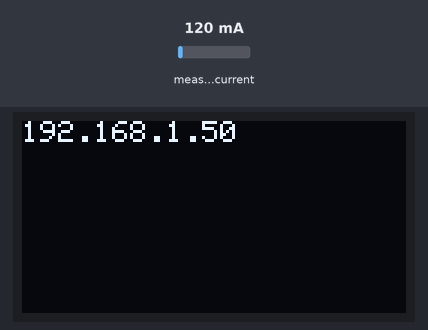
This sketch was run on a simulated ESP8266 (Wemos D1 mini). Shown: 128×64 one-colour display. Inputs (shaded band) come from the test bench; at power-on: measured current 120 mA. WiFi joins after 1.5 s; servers stay silent unless stated; the display library's start-up logo is not drawn; what the sketch prints to the serial monitor is not drawn.

Above: at 1.7 s.
At 7.0 s:
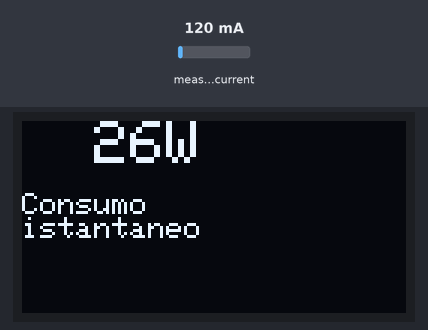
7.1 s: measured current set to 40 mA
At 9.6 s:
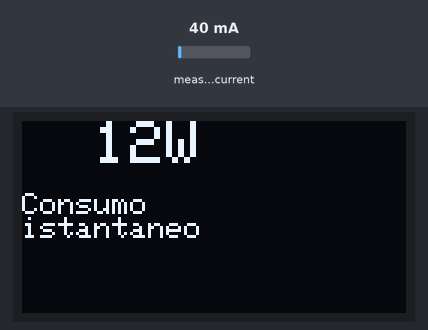
10.1 s: measured current set to 500 mA
At 12.9 s:
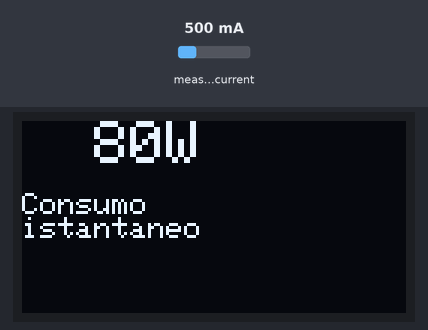
13.1 s: measured current set to 1000 mA
At 15.7 s:
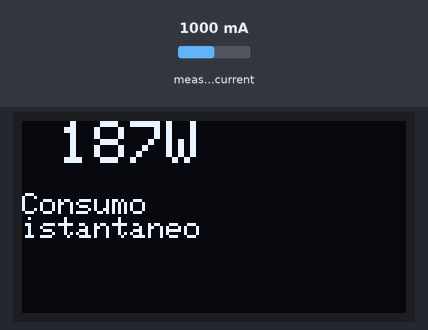
Timing chart, 0 to 17.2 s (numbered marks = the images above; inputs shaded):
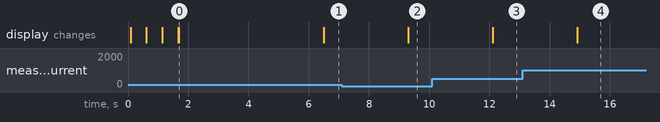

The sketch:

corrente_wemos_ESP8266.ino
```cpp
/*
 * Questo sketch fa parte del progetto www.ladomoticafaidame.it
 * Tutte le informazioni relative al progetto o allo schema dei
 * componenti può essere trovato sul sito.
 *
 * Il progetto è distribuito con licenza GPL v.3
 * Puoi usare liberamente questo codice, puoi modificarlo
 * a seconda delle tue necessità e puoi distribuirlo.
 * Devi mantenere la citazione dello sviluppatore e
 * devi distribuirlo con la stessa licenza.
 *
 * Il progetto è di Francesco Tucci
 *  www.iltucci.com
 *  twitter.com/cesco_78
 *
 * Versione 1.0 del 17/10/2018
 *
 * Puoi usare questo progetto senza tutta la parte di rete,
 * solo con la visualizzazione del consumo in tempo reale,
 * per farlo funzionare correttamente devi rimuovere tutti i riferimenti
 * alla connessione WiFi e MQTT
 */


// Include la libreria per la lettura della pinza amoerometrica
// Questa libreria si può trovare qui: https://github.com/openenergymonitor/EmonLib
// oppure si può installare direttamente dentro l'IDE di Arduino
#include "EmonLib.h"

// Queste librerie sono utilizzate per la gestione del display OLED
#include <SPI.h> // https://www.arduino.cc/en/Reference/SPI
#include <Wire.h> // https://www.arduino.cc/en/Reference/Wire
#include <Adafruit_GFX.h> // https://github.com/adafruit/Adafruit-GFX-Library
#include <Adafruit_SSD1306.h> // https://github.com/stblassitude/Adafruit_SSD1306_Wemos_OLED

#include <ESP8266WiFi.h> // libreria per usare la comunicazione WiFi - https://github.com/esp8266/Arduino/tree/master/libraries/ESP8266WiFi
#include <PubSubClient.h> // libreria per la comunicazione MQTT - https://pubsubclient.knolleary.net/


// parametri di calibrazione per la pinza amperometrica
const int volt = 220;
const float ct_calibration = 29;

// Pin analogico per la lttura del valore dalla pinza amperometrica
const int currentSensorPin = A0;

// variabili necessarie per il sistema
float tempValue = 0;
float Irms = 0;
float lettura;
int lightValue = 0;
char suSchermo[8];
char messaggio[12];
String stringaGet;
int cicliGet = 0;
long sommaPerMedia = 0;

// Oggetto per la lettura della corrente
EnergyMonitor emon1;

// inizializzazione del display OLED
// SCL GPIO5
// SDA GPIO4
#define OLED_RESET 0  // GPIO0
Adafruit_SSD1306 display(OLED_RESET);

// Parametri necessari per usare il display OLED
#define NUMFLAKES 10
#define XPOS 0
#define YPOS 1
#define DELTAY 2
#define LOGO16_GLCD_HEIGHT 16
#define LOGO16_GLCD_WIDTH  16

// dati della WiFi
const char* ssid     = "WIFI SSID";
const char* password = "WIFI Password";

// inizializzazione comunicazione MQTT
WiFiClient espClient;
PubSubClient client(espClient);

const char* mqtt_server ="IP MQTT Broker"; //per trasmettere i dati via MQTT ci deve essere l'indirizzo IP del broker
char temp[8]; // la trasmissione dei dati su MQTT va fatta in array di caratteri
int tempoTrasmissione = 0; // la lettura sul display è istantanea, ma la trasmissione al server va fatta molto più raramente
int tentativiConnessione = 0; // dopo un certo numero di tentativi abortisce la connessione MQT
int mqttConnection = 0; //stato dell'ultima connessione a MQTT
char watt[8];
char wattTrasmettere[8];

// funzione per la connessione MQTT
void reconnect() {
  // Esegue questo ciclo fino a quando non riesce a connettersi
  while (!client.connected()) {
    tentativiConnessione == 10; //fa 10 tentativi
    Serial.print("Provo la connessione MQTT");
    // Questo è il nome del dispositivo che verrà visto dal broker MQTT
    String clientId = "ESP8266Client-Corrente";
    // Effettuo la connessione
    if (client.connect(clientId.c_str())) {
      Serial.println("Connesso!");
      mqttConnection = 1;
    } else {
      Serial.print("Connessione fallita, rc=");
      Serial.print(client.state());
      Serial.println(" -> riprovo tra 5 secondi");
      // Aspetta 5000 millisecondi prima di rifare le connessione (5 secondi)
      delay(5000);
      tentativiConnessione = tentativiConnessione +1;
      // se ho provato la connessione 10 volte ed è fallita, allora ci rinuncio
      if (tentativiConnessione == 10) {
        mqttConnection = 0;
        break;
      }
    }
  }
}

// inizializzazione sistema
// questa funzione viene eseguita solo all'accensione della scheda
void setup() {
  // avvia la porta seriale (per debug)
  Serial.begin(9600);

  // creo il client MQTT per la connesisone al server
  client.setServer(mqtt_server, 1883);
  Serial.println("Crea MQTT client");

  // inizializza il lettore di corrente
  emon1.current(currentSensorPin, ct_calibration);
  Serial.println("Inizializza sensore corrente");

  // Inizializzo il display OLED
  display.begin(SSD1306_SWITCHCAPVCC, 0x3C);  // sulla seriale I2C con indirizzo 0x3C
  display.display();
  delay(1);
  display.clearDisplay();
  Serial.println("Inizializza display");

  // inizializzare la WiFi
  Serial.println("partiamo con la WiFi");
  WiFi.begin(ssid, password); // dati della wifi

  // impostro il carattere e il cursore sul display
  display.setTextSize(2);
  display.setTextColor(WHITE);
  display.setCursor(0,0);

  display.print("WiFi");  // scrivo WiFi sul display
  display.display();

  // ripeto fino a quando la WiFi non è connessa
  // attenzione, se la connessione WiFi non c'è il sistema non
  // uscirà mai da questo ciclo
  // (se non si usa la WiFi questa roba non serve, ovviamente)
  while (WiFi.status() != WL_CONNECTED) {
    delay(500); //aspetto mezzo secondo
    display.print("."); // scrivo un puntino
    display.display();
    Serial.print(".");
    display.clearDisplay();
    display.setTextSize(1);
    display.setTextColor(WHITE);

  }

  // se sono qui la connessione WiFi è avvenuta con successo
  // quindi scrivo l'indirizzo IP ottenuto dal DHCP server
  display.setCursor(0,0);
  display.print(WiFi.localIP());
  Serial.println(WiFi.localIP());
  display.display();
  delay(2000); // pausa di due secondi
}

// questa invece è la funzione che viene eseguita per sempre,
// fino a quando la scheda non sarà spenmta
void loop() {

  // fa 10 letture consecutive ogni 0,1 secondi e poi ne fa la media
  // faccio questo eprché a volte la lettura genera dei picchi fuori contesto,
  // con la media du 10 letture i picchi sono quasi annullati
  // o almeno influiscono meno
  lettura = 0;
  for (int c = 0; c<10; c++)
    {
      lettura = lettura + (emon1.calcIrms(1480));
      delay(100);
    }
  Irms = lettura / 10;

  // debug, visualizza vie seriale i dati letti
  Serial.print("W : ");
  Serial.println(Irms*volt);

  // visualizza la lettura sul display
  display.clearDisplay();
  display.setTextSize(2);
  display.setTextColor(WHITE);
  display.setCursor(0,0);
  dtostrf(Irms*volt, 4, 0, watt);
  display.print(watt);
  display.println("W");
  display.setTextSize(1);
  display.println("");
  display.println("Consumo");
  display.println("istantaneo");
  display.display();

  // la lettura viene inviata al server MQTT ogni 50 cicli di 10 letture
  // quindi circa ogni 50 secondi
  // viene inviata la media di tutte le letture
  sommaPerMedia = sommaPerMedia + int(Irms*volt);
    // se ho fatto 50 aggiornamenti è ora di scrivere il dato sul DB
    if (cicliGet == 50)
    {
      Serial.println("get: " + cicliGet);

      // se non sono più connesso al server MQTT rifaccio la connessione
      // (il server MQTT dopo un po' che non riceve dati va in timeout
      if (!client.connected()) {
        Serial.println("mi devo riconnettere");
        reconnect();
      }

      dtostrf(sommaPerMedia/50, 8, 0, wattTrasmettere); //converto il valore da trasmettere in stringa
      Serial.print("Trasmetto ");
      Serial.println(wattTrasmettere);
      client.publish("topicCorrente", wattTrasmettere); // effettiva trasmissione via MQTT

      // azzero il contatore dei clici e la media
      // così posso ricominciare
      cicliGet = 0;
      sommaPerMedia = 0;
    }
    // se non è ancora il tempo di trasmettere aumento i cicli di uno
    else
    {
      cicliGet = cicliGet + 1;
    }
}
```

Measured:
- after the input at 7.1 s, the display: changes after 2.2 s (image 2)
- after the input at 10.1 s, the display: changes after 2.0 s (image 3)
- after the input at 13.1 s, the display: changes after 1.8 s (image 4)
- what the display in image 0 shows lasts 4.8 s, from 1.7 s to 6.5 s
